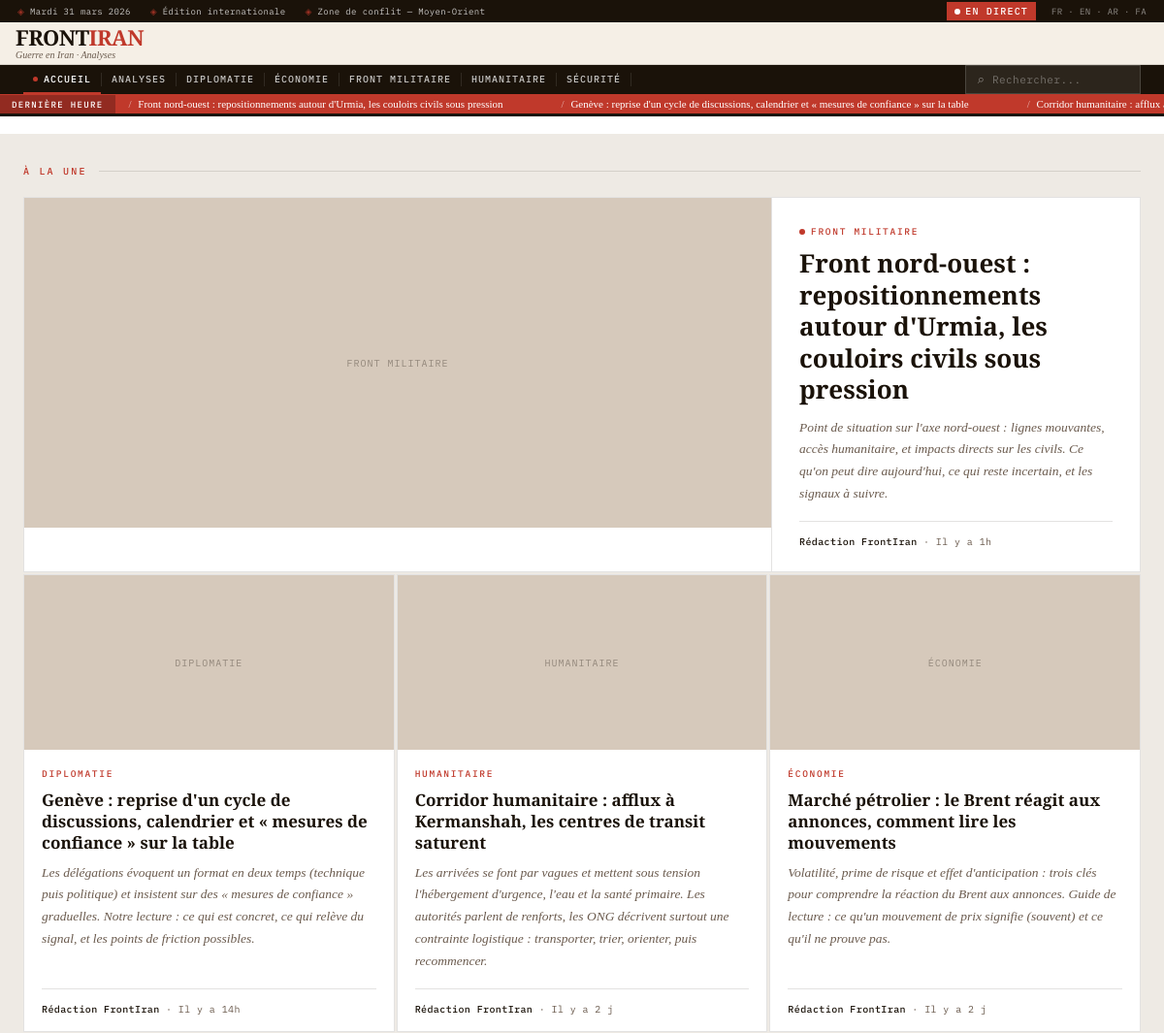
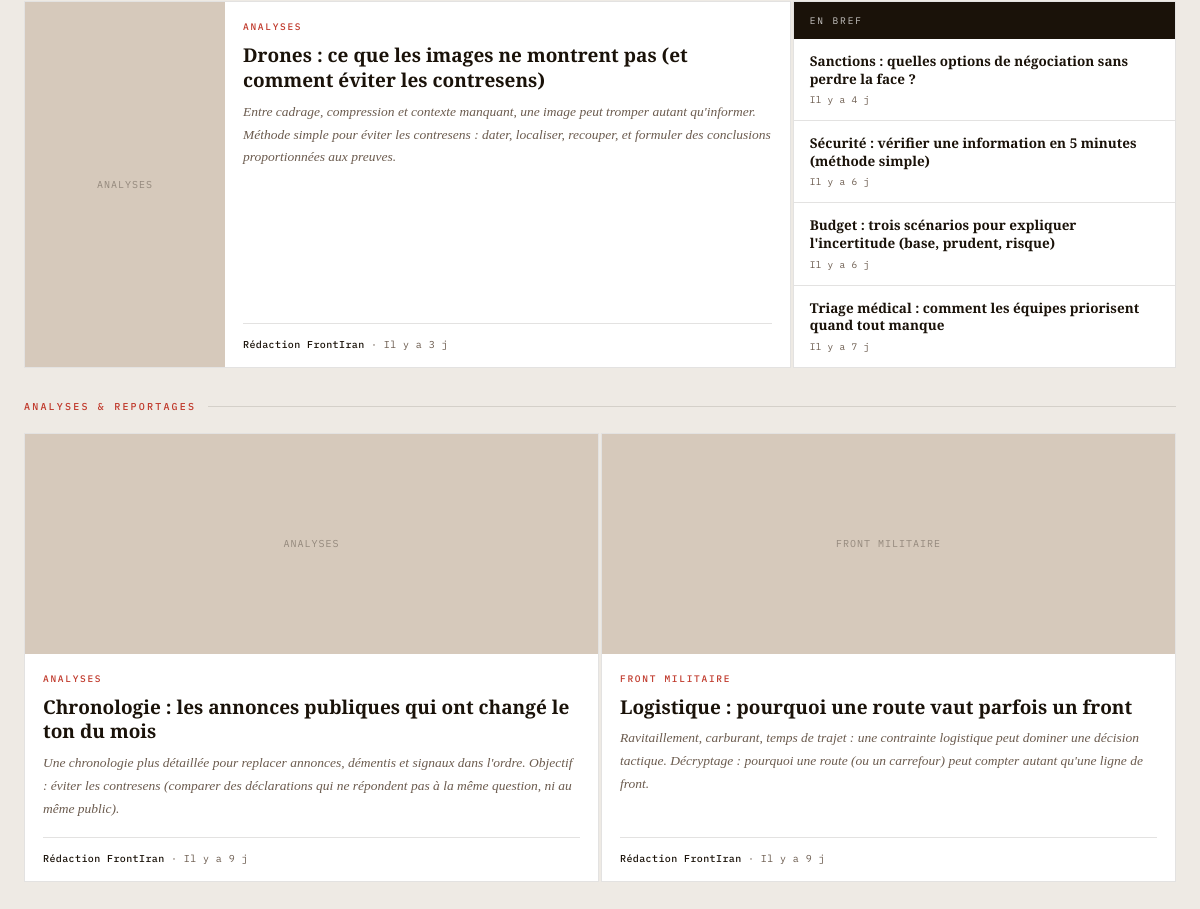
The app's page /views/home.php with its own data (2 pictures, top to bottom).
### tables this page shows
CREATE TABLE categories (
  id INT UNSIGNED AUTO_INCREMENT PRIMARY KEY,
  name VARCHAR(120) NOT NULL,
  slug VARCHAR(160) NOT NULL UNIQUE,
  created_at DATETIME NOT NULL DEFAULT CURRENT_TIMESTAMP
);

CREATE TABLE articles (
  id INT UNSIGNED AUTO_INCREMENT PRIMARY KEY,
  category_id INT UNSIGNED NOT NULL,
  title VARCHAR(200) NOT NULL,
  slug VARCHAR(200) NOT NULL UNIQUE,
  excerpt TEXT NULL,  
  content_html MEDIUMTEXT NOT NULL,
  hero_image_path VARCHAR(255) NULL,
  hero_image_alt VARCHAR(180) NULL,

  meta_title VARCHAR(255) NULL,
  meta_description VARCHAR(255) NULL,
  canonical_url VARCHAR(255) NULL,
  meta_robots VARCHAR(50) NULL DEFAULT 'index,follow',

  status ENUM('draft','published') NOT NULL DEFAULT 'draft',
  published_at DATETIME NULL,
  deleted_at DATETIME NULL,
  created_at DATETIME NOT NULL DEFAULT CURRENT_TIMESTAMP,
  updated_at DATETIME NOT NULL DEFAULT CURRENT_TIMESTAMP ON UPDATE CURRENT_TIMESTAMP,

  CONSTRAINT fk_articles_category
    FOREIGN KEY (category_id) REFERENCES categories(id)
    ON DELETE RESTRICT,

  INDEX idx_articles_status_published (status, published_at),
  INDEX idx_articles_category_published (category_id, status, published_at),
  INDEX idx_articles_deleted_at (deleted_at)
);

### app/core/Model.php (called while the page is built, shortened)
<?php
abstract class Model
{
	private static ?PDO $pdo = null;
	protected static function db(): PDO
	{
		if (self::$pdo instanceof PDO) {
			return self::$pdo;
		}
		$configPath = __DIR__ . '/../config/database.php';
		$cfg = require $configPath;
		$host = $cfg['host'] ?? 'db';
		$port = $cfg['port'] ?? '3306';
		$name = $cfg['name'] ?? 'iran_news';
		$user = $cfg['user'] ?? 'root';
		$pass = $cfg['pass'] ?? 'root';
		$charset = $cfg['charset'] ?? 'utf8mb4';
		$dsn = sprintf('mysql:host=%s;port=%s;dbname=%s;charset=%s', $host, $port, $name, $charset);
		self::$pdo = new PDO(
			$dsn,
			$user,
			$pass,
			[
				PDO::ATTR_ERRMODE => PDO::ERRMODE_EXCEPTION,
				PDO::ATTR_DEFAULT_FETCH_MODE => PDO::FETCH_ASSOC,
				PDO::ATTR_EMULATE_PREPARES => false,
			]
		);
		return self::$pdo;
	}
	protected static function fetchAll(string $sql, array $params = []): array
	{
		$stmt = self::db()->prepare($sql);
		$stmt->execute($params);
		return $stmt->fetchAll();
	}
}

### app/models/Article.php (called while the page is built, shortened)
<?php
require_once __DIR__ . '/../core/Model.php';
class Article extends Model
{
	public static function listPublishedWithCategory(int $limit = 10, int $offset = 0, ?int $categoryId = null): array
	{
		$limit = max(1, min(100, $limit));
		$offset = max(0, $offset);
		$sql = "SELECT a.id, a.category_id, a.title, a.slug, a.excerpt, a.content_html, a.hero_image_path, a.hero_image_alt,
				   a.published_at,
				   c.name AS category_name, c.slug AS category_slug
			FROM articles a
			INNER JOIN categories c ON c.id = a.category_id
			WHERE a.status = 'published'
			  AND a.deleted_at IS NULL
			  AND a.published_at IS NOT NULL";
		$params = [];
		$sql .= ' ORDER BY a.published_at DESC LIMIT ' . (int) $limit . ' OFFSET ' . (int) $offset;
		return self::fetchAll($sql, $params);
	}
}

### public/views/components/articles.php (the view, shortened to what this page needs)
<?php
function frontiran_time_ago_fr(?string $dt): string
{
    $ts = strtotime($dt);
    $diff = time() - $ts;
    if ($diff < 86400) {
        $h = (int) floor($diff / 3600);
        return 'Il y a ' . $h . 'h';
    }
    $j = (int) floor($diff / 86400);
    return 'Il y a ' . $j . ' j';
}
function frontiran_articles_data(?int $categoryId = null): array
{
    try {
        if (class_exists('Article') && method_exists('Article', 'listPublishedWithCategory')) {
            $rows = Article::listPublishedWithCategory(12, 0, $categoryId);
            if (!empty($rows)) {
                return frontiran_articles_data_from_rows($rows);
            }
        }
    } catch (Throwable $e) {
    }
    return frontiran_mock_articles_data();
}
function frontiran_articles_data_from_rows(array $rows): array
{
    $mapped = [];
    foreach ($rows as $r) {
        $title = (string)($r['title'] ?? '');
        $slug = (string)($r['slug'] ?? '');
        $categoryName = (string)($r['category_name'] ?? '');
        $tag = $categoryName !== '' ? $categoryName : 'Actualités';
        $excerpt = (string)($r['excerpt'] ?? '');
        $publishedAt = (string)($r['published_at'] ?? '');
        $timeLabel = frontiran_time_ago_fr($publishedAt);
        $ymd = '';
        if ($publishedAt !== '') {
            $ts = strtotime($publishedAt);
            if ($ts !== false) {
                $ymd = date('Ymd', $ts);
            }
        }
        $imagePath = (string)($r['hero_image_path'] ?? '');
        $imageAlt = (string)($r['hero_image_alt'] ?? '');
        $mapped[] = [
            'tag' => $tag,
            'urgent' => false,
            'titre' => $title,
            'extrait' => $excerpt,
            'auteur' => 'Rédaction FrontIran',
            'role' => '',
            'temps' => $timeLabel,
            'image' => $imagePath,
            'alt' => $imageAlt,
            'href' => $ymd !== ''
                ? ('/article/' . rawurlencode($ymd . '-' . $slug))
                : ('/article/' . rawurlencode($slug)),
        ];
    }
    $hero = $mapped[0];
    $hero['urgent'] = true;
    $grid3 = array_slice($mapped, 1, 3);
    $horizontal = $mapped[4] ?? $mapped[0];
    $brevesSource = array_slice($mapped, 5, 4);
    $breves = [];
    foreach ($brevesSource as $b) {
        $breves[] = [
            'titre' => (string)$b['titre'],
            'temps' => (string)$b['temps'],
            'href' => (string)$b['href'],
        ];
    }
    $grid2 = array_slice($mapped, 9, 2);
    return [$hero, $grid3, $horizontal, $breves, $grid2];
}
function frontiran_render_image(string $src, string $alt, string $height = '340px', string $label = ''): string
{
    $label_e = htmlspecialchars($label ?: $alt, ENT_QUOTES, 'UTF-8');
    $publicRoot = realpath(__DIR__ . '/../..');
    $diskPath = $publicRoot ? ($publicRoot . '/' . ltrim($src, '/')) : null;
    return <<<HTML
    <div class="fi-img-ph" style="height:{$height};">
        <span>{$label_e}</span>
    </div>
    HTML;
}
function frontiran_render_tag(string $tag, bool $urgent = false): string
{
    $tag_e = htmlspecialchars($tag, ENT_QUOTES, 'UTF-8');
    $dot = $urgent ? '<span class="fi-tag__dot"></span>' : '';
    return "<div class=\"fi-tag\">{$dot}{$tag_e}</div>";
}
function frontiran_render_meta(string $auteur, string $temps, string $role = ''): string
{
    $a = htmlspecialchars($auteur, ENT_QUOTES, 'UTF-8');
    $t = htmlspecialchars($temps, ENT_QUOTES, 'UTF-8');
    $r = $role ? ' · ' . htmlspecialchars($role, ENT_QUOTES, 'UTF-8') : '';
    return "<div class=\"fi-meta\"><strong>{$a}</strong>{$r} · {$t}</div>";
}
function frontiran_render_section_label(string $label): string
{
    return '<div class="fi-section-label">' . htmlspecialchars($label, ENT_QUOTES, 'UTF-8') . '</div>';
}
function frontiran_render_hero(array $a): string
{
    $img = frontiran_render_image((string)$a['image'], (string)$a['alt'], '340px', (string)$a['tag']);
    $tag = frontiran_render_tag((string)$a['tag'], (bool)($a['urgent'] ?? false));
    $meta = frontiran_render_meta((string)$a['auteur'], (string)$a['temps'], (string)($a['role'] ?? ''));
    $href = htmlspecialchars((string)$a['href'], ENT_QUOTES, 'UTF-8');
    $titre = htmlspecialchars((string)$a['titre'], ENT_QUOTES, 'UTF-8');
    $extrait = htmlspecialchars((string)$a['extrait'], ENT_QUOTES, 'UTF-8');
    return <<<HTML
    <a href="{$href}" class="fi-hero fi-article-link">
        <div class="fi-hero__img">{$img}</div>
        <div class="fi-hero__body">
            <div>
                {$tag}
                <h2 class="fi-hero__title">{$titre}</h2>
                <p class="fi-excerpt">{$extrait}</p>
            </div>
            {$meta}
        </div>
    </a>
    HTML;
}
function frontiran_render_card(array $a, string $imgHeight = '180px', string $titleSize = '17px'): string
{
    $img = frontiran_render_image((string)$a['image'], (string)$a['alt'], $imgHeight, (string)$a['tag']);
    $tag = frontiran_render_tag((string)$a['tag']);
    $meta = frontiran_render_meta((string)$a['auteur'], (string)$a['temps']);
    $href = htmlspecialchars((string)$a['href'], ENT_QUOTES, 'UTF-8');
    $titre = htmlspecialchars((string)$a['titre'], ENT_QUOTES, 'UTF-8');
    $extrait = htmlspecialchars((string)$a['extrait'], ENT_QUOTES, 'UTF-8');
    return <<<HTML
    <a href="{$href}" class="fi-card fi-article-link">
        {$img}
        <div class="fi-card__body">
            <div>
                {$tag}
                <h3 class="fi-card__title" style="font-size:{$titleSize}">{$titre}</h3>
                <p class="fi-excerpt">{$extrait}</p>
            </div>
            {$meta}
        </div>
    </a>
    HTML;
}
function frontiran_render_card_horizontal(array $a): string
{
    $img = frontiran_render_image((string)$a['image'], (string)$a['alt'], '100%', (string)$a['tag']);
    $tag = frontiran_render_tag((string)$a['tag']);
    $meta = frontiran_render_meta((string)$a['auteur'], (string)$a['temps'], (string)($a['role'] ?? ''));
    $href = htmlspecialchars((string)$a['href'], ENT_QUOTES, 'UTF-8');
    $titre = htmlspecialchars((string)$a['titre'], ENT_QUOTES, 'UTF-8');
    $extrait = htmlspecialchars((string)$a['extrait'], ENT_QUOTES, 'UTF-8');
    return <<<HTML
    <a href="{$href}" class="fi-card-h fi-article-link">
        <div class="fi-card-h__img">{$img}</div>
        <div class="fi-card__body">
            <div>
                {$tag}
                <h3 class="fi-card__title" style="font-size:19px">{$titre}</h3>
                <p class="fi-excerpt">{$extrait}</p>
            </div>
            {$meta}
        </div>
    </a>
    HTML;
}
function frontiran_render_sidebar(array $breves): string
{
    $items = '';
    foreach ($breves as $b) {
        $titre = htmlspecialchars((string)$b['titre'], ENT_QUOTES, 'UTF-8');
        $temps = htmlspecialchars((string)$b['temps'], ENT_QUOTES, 'UTF-8');
        $href = htmlspecialchars((string)$b['href'], ENT_QUOTES, 'UTF-8');
        $items .= <<<HTML
        <a href="{$href}" class="fi-breve fi-article-link">
            <span class="fi-breve__title">{$titre}</span>
            <span class="fi-breve__meta">{$temps}</span>
        </a>
        HTML;
    }
    return <<<HTML
    <aside class="fi-sidebar">
        <div class="fi-sidebar__header">En bref</div>
        {$items}
    </aside>
    HTML;
}
function frontiran_render_grid(array $articles, int $cols, string $imgH = '180px', string $titleSize = '17px'): string
{
    $cards = '';
    foreach ($articles as $a) {
        $cards .= frontiran_render_card($a, $imgH, $titleSize);
    }
    return "<div class=\"fi-grid fi-grid--{$cols}\">{$cards}</div>";
}
function frontiran_render_articles_page(array $hero, array $grid3, array $article_h, array $breves, array $grid2): string
{
    $styles = frontiran_render_article_styles();
    $label1 = frontiran_render_section_label('À la une');
    $heroHtml = frontiran_render_hero($hero);
    $grid3Html = frontiran_render_grid($grid3, 3);
    $splitHtml = '<div class="fi-split">' . frontiran_render_card_horizontal($article_h) . frontiran_render_sidebar($breves) . '</div>';
    $label2 = frontiran_render_section_label('Analyses & reportages');
    $grid2Html = frontiran_render_grid($grid2, 2, '220px', '19px');
    return <<<HTML
    {$styles}
    <div class="fi-page">
        {$label1}
        {$heroHtml}
        {$grid3Html}
        {$splitHtml}
        <div style="margin-top:32px">
            {$label2}
            {$grid2Html}
        </div>
    </div>
    HTML;
}

### records on screen
categories: name "FRONT MILITAIRE FRONT MILITAIRE"
articles: title "Front nord-ouest : repositionnements autour d'Urmia, les couloirs civils sous pression", excerpt "Point de situation sur l'axe nord-ouest : lignes mouvantes, accès humanitaire, et impacts directs sur les civils. Ce qu'on peut dire aujourd'hui, ce qui reste incertain, et les signaux à suivre."
categories: name "DIPLOMATIE"
articles: title "Genève : reprise d'un cycle de discussions, calendrier et « mesures de confiance » sur la table", excerpt "Les délégations évoquent un format en deux temps (technique puis politique) et insistent sur des « mesures de confiance » graduelles. Notre lecture : ce qui est concret, ce qui relève du signal, et les points de friction possibles."
categories: name "HUMANITAIRE"
articles: title "Corridor humanitaire : afflux à Kermanshah, les centres de transit saturent", excerpt "Les arrivées se font par vagues et mettent sous tension l'hébergement d'urgence, l'eau et la santé primaire. Les autorités parlent de renforts, les ONG décrivent surtout une contrainte logistique : transporter, trier, orienter, puis recommencer."
categories: name "ÉCONOMIE"
articles: title "Marché pétrolier : le Brent réagit aux annonces, comment lire les mouvements", excerpt "Volatilité, prime de risque et effet d'anticipation : trois clés pour comprendre la réaction du Brent aux annonces. Guide de lecture : ce qu'un mouvement de prix signifie (souvent) et ce qu'il ne prouve pas."
categories: name "ANALYSES ANALYSES"
articles: title "Drones : ce que les images ne montrent pas (et comment éviter les contresens)", excerpt "Entre cadrage, compression et contexte manquant, une image peut tromper autant qu'informer. Méthode simple pour éviter les contresens : dater, localiser, recouper, et formuler des conclusions proportionnées aux preuves."
articles: title "Chronologie : les annonces publiques qui ont changé le ton du mois", excerpt "Une chronologie plus détaillée pour replacer annonces, démentis et signaux dans l'ordre. Objectif : éviter les contresens (comparer des déclarations qui ne répondent pas à la même question, ni au même public)."
articles: title "Logistique : pourquoi une route vaut parfois un front", excerpt "Ravitaillement, carburant, temps de trajet : une contrainte logistique peut dominer une décision tactique. Décryptage : pourquoi une route (ou un carrefour) peut compter autant qu'une ligne de front."

### other values on screen
$date "Mardi 31 mars 2026"
$langues "FR · EN · AR · FA"
$prefix "FRONT"
$accent "IRAN"
$slogan "Guerre en Iran · Analyses"
$label "ACCUEIL"
$label "ANALYSES"
$label "DIPLOMATIE"
$label "ÉCONOMIE"
$label "FRONT MILITAIRE"
$label "HUMANITAIRE"
$label "SÉCURITÉ"
$text "Front nord-ouest : repositionnements autour d'Urmia, les couloirs civils sous pression"
$text "Genève : reprise d'un cycle de discussions, calendrier et « mesures de confiance » sur la table"
$text "Corridor humanitaire : afflux…"
